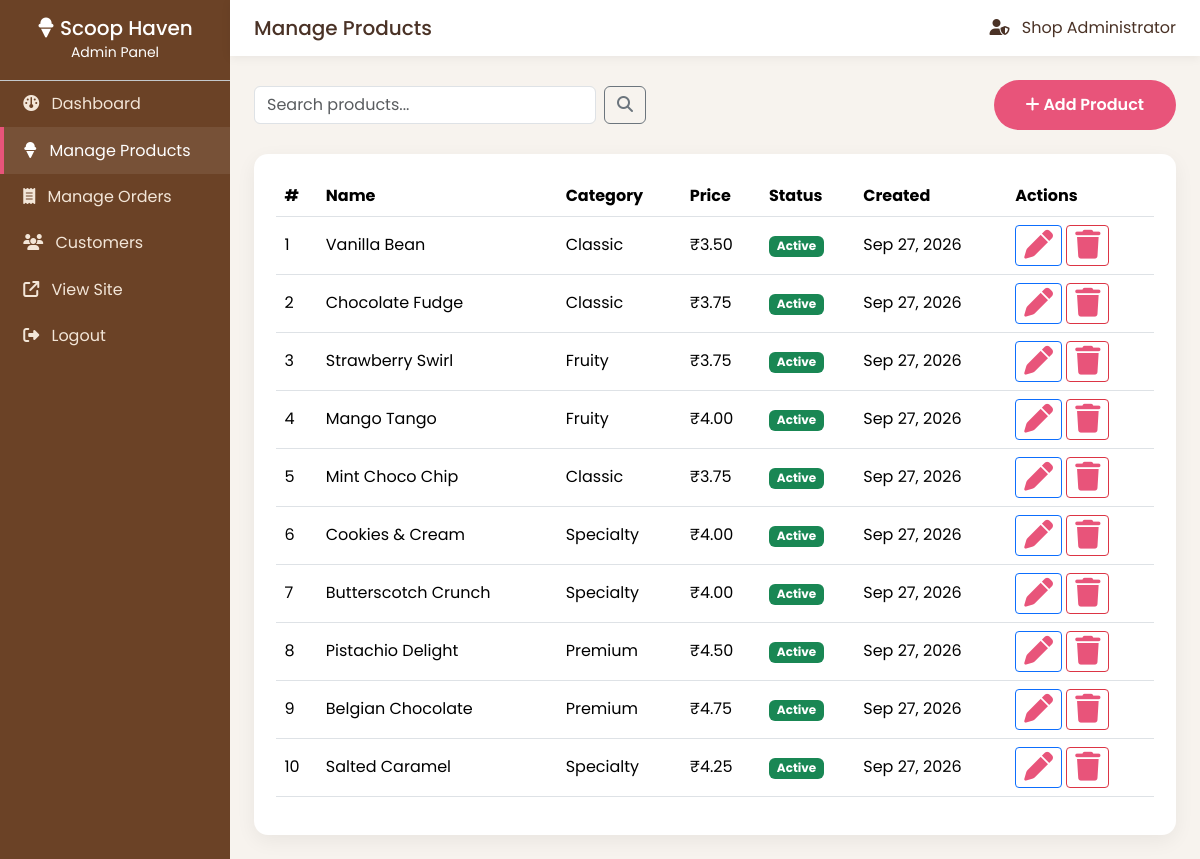
The app's page /admin/products.php (signed in) with its own data.
### tables this page shows
CREATE TABLE products (
    id INT AUTO_INCREMENT PRIMARY KEY,
    name VARCHAR(100) NOT NULL,
    category VARCHAR(50) NOT NULL,
    description TEXT,
    price DECIMAL(10,2) NOT NULL,
    image VARCHAR(255) DEFAULT 'default.jpg',
    status ENUM('active','inactive') DEFAULT 'active',
    created_at TIMESTAMP DEFAULT CURRENT_TIMESTAMP
);

### admin/products.php (the view, shortened to what this page needs)
<?php
require_once '../includes/db.php';
$search = isset($_GET['q']) ? trim($_GET['q']) : '';
$sql = "SELECT * FROM products";
$sql .= " ORDER BY created_at DESC";
$stmt = $conn->prepare($sql);
$stmt->execute();
$products = $stmt->get_result();
require_once 'includes/admin_header.php';
?>
<div class="d-flex justify-content-between align-items-center mb-4 flex-wrap gap-2">
  <form method="GET" action="products.php" class="d-flex gap-2">
    <input type="text" name="q" class="form-control" placeholder="Search products..." value="<?php echo htmlspecialchars($search); ?>">
    <button class="btn btn-outline-secondary"><i class="fa-solid fa-search"></i></button>
  </form>
  <a href="add_product.php" class="btn btn-hero"><i class="fa-solid fa-plus"></i> Add Product</a>
</div>
<div class="stat-card">
  <div class="table-responsive">
    <table class="table align-middle">
      <thead><tr><th>#</th><th>Name</th><th>Category</th><th>Price</th><th>Status</th><th>Created</th><th>Actions</th></tr></thead>
      <tbody>
        <?php $i=1; while ($p = $products->fetch_assoc()): ?>
          <tr>
            <td><?php echo $i++; ?></td>
            <td><?php echo htmlspecialchars($p['name']); ?></td>
            <td><?php echo htmlspecialchars($p['category']); ?></td>
            <td>₹<?php echo number_format($p['price'],2); ?></td>
            <td>
              <span class="badge <?php echo $p['status']==='active' ? 'bg-success' : 'bg-secondary'; ?>">
                <?php echo ucfirst($p['status']); ?>
              </span>
            </td>
            <td><?php echo date('M d, Y', strtotime($p['created_at'])); ?></td>
            <td>
              <a href="edit_product.php?id=<?php echo $p['id']; ?>" class="btn btn-sm btn-outline-primary"><i class="fa-solid fa-pen"></i></a>
              <a href="delete_product.php?id=<?php echo $p['id']; ?>" class="btn btn-sm btn-outline-danger" onclick="return confirm('Delete this product? This cannot be undone.');"><i class="fa-solid fa-trash"></i></a>
            </td>
          </tr>
        <?php endwhile; ?>
      </tbody>
    </table>
  </div>
</div>
<?php require_once 'includes/admin_footer.php'; ?>

### css/style.css (style rules this page uses)
:root { --pink: #ff6f91; --pink-dark: #e8547a; --cream: #fff8f0; --brown: #6b4226; --mint: #8fd9c4; --yellow: #ffd166; }
* { box-sizing:border-box; }
body { font-family:'Poppins', sans-serif; color:#4a3226; background:var(--cream); }
a { text-decoration:none; }
.btn-hero { background:var(--pink-dark); color:#fff; padding:.8rem 2rem; border-radius:40px; font-weight:600; border:none; }
.stat-card { background:#fff; border-radius:14px; padding:1.4rem; box-shadow:0 6px 20px rgba(0,0,0,.06); }
.stat-card i { font-size:1.8rem; color:var(--pink-dark); }

### records on screen
products: name "Vanilla Bean", category "Classic", price "3.50", status "Active", created_at "Sep 27, 2026"
products: name "Chocolate Fudge", category "Classic", price "3.75", status "Active", created_at "Sep 27, 2026"
products: name "Strawberry Swirl", category "Fruity", price "3.75", status "Active", created_at "Sep 27, 2026"
products: name "Mango Tango", category "Fruity", price "4.00", status "Active", created_at "Sep 27, 2026"
products: name "Mint Choco Chip", category "Classic", price "3.75", status "Active", created_at "Sep 27, 2026"
products: name "Cookies & Cream", category "Specialty", price "4.00", status "Active", created_at "Sep 27, 2026"
products: name "Butterscotch Crunch", category "Specialty", price "4.00", status "Active", created_at "Sep 27, 2026"
products: name "Pistachio Delight", category "Premium", price "4.50", status "Active", created_at "Sep 27, 2026"
products: name "Belgian Chocolate", category "Premium", price "4.75", status "Active", created_at "Sep 27, 2026"
products: name "Salted Caramel", category "Specialty", price "4.25", status "Active", created_at "Sep 27, 2026"

### other values on screen
$pageTitle "Manage Products"
$_SESSION['admin_name'] "Shop Administrator"
